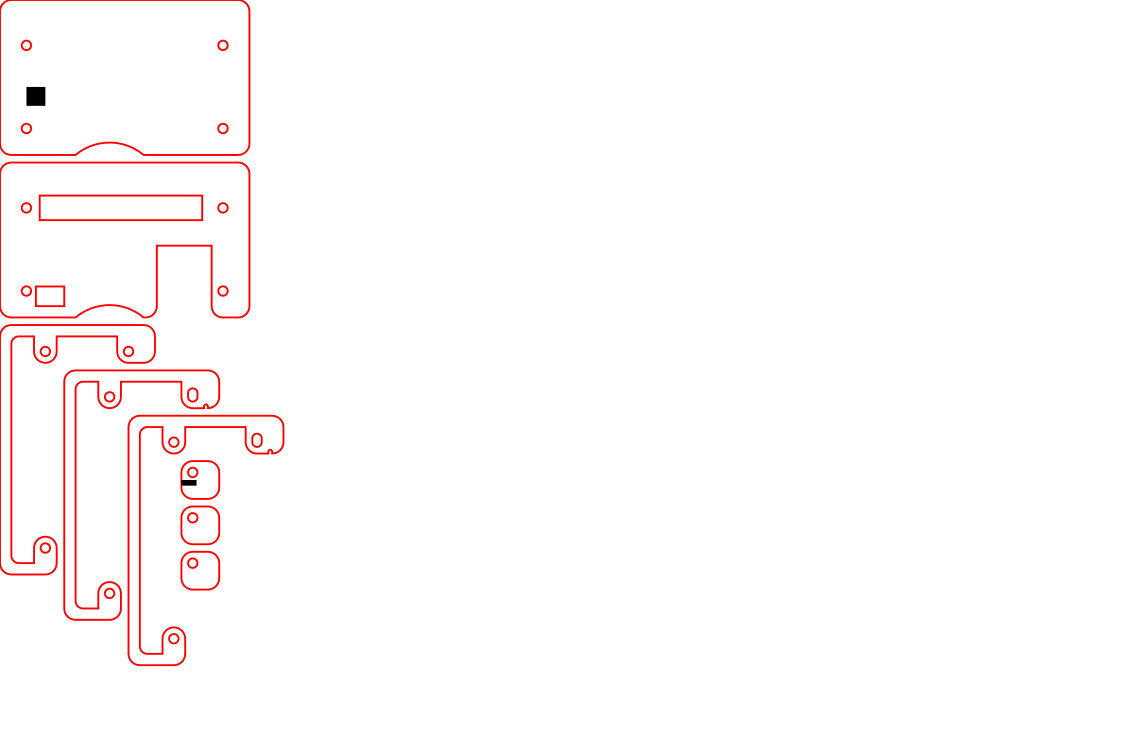

Write the Python code that produced this figure.
from laser.util import *
from iot96 import w, h
import iot96

#
# The case for the orange pi ends up with a *lot* of customization 
# compared to a regular IoT edition case. This is a combination of
# making space to store the WiFi antenna inside the case, accommodating
# the reset button in west edge, cutouts for the tall components and
# wells for components that otherwise interfere with the casing.
#
# Note that most of the customization could be avoided by having the
# case honour the height limits in the spec but that would result in
# a case nearly as wide as it is tall and we can do better than that!
#

def base(d, r=5):
	g = d.g()

	t = d.turtle(('M', 0, r), **cut)
	t.arc(90, r)
	t.forward(w)
	t.arc(90, r)
	t.forward(h+5) # Add an extra 5mm to house the WiFi antenna
	t.arc(90, r)
	t.forward(w-(26+9))
	t.arcto(18, 14, large_arc=False, angle_dir='-')
	t.forward(26-9)
	t.arc(90, r)
	g.add(t.close())

	g.add(translate(iot96.drill_holes(d, r), 0, 5))

	# Create a well to accommodate a large inductor on the underside
	# of the board
	g.add(d.rect((4+r, 20+r), (5, 5), **raster))

	return g

def top(d, r=5):
	g = d.g()

	t = d.turtle(('M', 0, r), **cut)
	t.arc(90, r)
	t.forward(w)
	t.arc(90, r)
	t.forward(h+5) # Add an extra 5mm to house the WiFi antenna
	t.arc(90, r)

	# Bottom edge
	t.forward(7-r)# 7-r
	t.arc(90, r)	# 7 
	t.forward(16)
	t.left(90)
	t.forward(14.5)   # 7+14.5
	t.left(90)
	t.forward(16)
	t.arc(90, r)    # 7+14.5+r
	# thumb dimple centre point is at 26 (so 26+-9 is coordinate)
	t.forward(w - (26+9) - (7+14.5+r))
	t.arcto(18, 14, large_arc=False, angle_dir='-')
	t.forward(26-9)
	t.arc(90, r)
	g.add(t.close())

	g.add(translate(iot96.low_speed_connector(d, r), 0, 5))
	g.add(translate(iot96.drill_holes(d, r), 0, 5))
	g.add(translate(d.rect((6.5, 24.8), (7.5, 5.2), **cut), r, r+5))

	return g


def pillar(d, r=5, resister_well=False):
	hole_support = 3

	g = d.g()

	t = d.turtle(('M', r, r+4+hole_support), **cut)
	t.left(90)
	t.arc(90, r)
	t.forward(4+hole_support-r)
	t.arc(90, r)
	t.forward(4+hole_support-r)
	t.arc(90, hole_support)
	t.forward(4+hole_support-r)
	t.arc(90, r)
	g.add(t.close())
	
	if resister_well:
		g.add(d.rect((2*r, r+2-1.5), (4, 1.5), **raster))

	g.add(d.circle((r+4, r+4), 2.5/2, **cut))

	return g

def side(d, r=5, side_switch=False):
	hole_support = 3

	g = d.g()

	t = d.turtle(('M', 0, r), **cut)
	t.arc(90, r)
	t.forward(w) # top
	t.arc(90, r)
	t.forward(h+5) # right side
	t.arc(90, r)
	t.forward(4+hole_support-r) # bottom edge
	t.arc(90, r)
	if side_switch:
		# We need a small notch to avoid the switch actuating part of the side
		# panel from getting stuck on the USB housing.
		t.right(90)
		t.forward(0.5)
		t.arc(-180, 0.5)
		t.forward(0.5)
		t.right(90)
		t.forward(3)
	else:
		t.forward(4)
	t.arc(90, hole_support)
	t.forward(4)
	t.move(-90, h - 8 - 2*hole_support) # inner right side
	t.move(-90, 4)
	t.arc(180, hole_support)
	#t.forward(4)
	#t.right(90)
	t.forward(4)
	t.left(90)
	t.forward(5-2+4-hole_support)
	#t.left(90)
	t.arc(-90, 2)
	t.forward(r+4-2)
	t.right(90)
	t.move(-90, w - 8 - 2*hole_support) # inner top

	# antenna notch
	t.forward(r+4-2)
	t.arc(-90, 2)
	t.forward(5-2+4-hole_support)
	t.left(90)
	t.forward(4)
	t.arc(180, hole_support)

	t.forward(4+hole_support-r)
	t.arc(90, r)
	g.add(t.close())

	g.add(d.circle((r+4, r+4+5), 2.5/2, **cut))
	g.add(d.circle((r+56, r+4+5), 2.5/2, **cut))
	if side_switch:
		g.add(d.rect((r+56-1.25, r+26+5-1.25), (3.5, 2.5), 1.25, 1.25, **cut))
	else:
		g.add(d.circle((r+56, r+26+5), 2.5/2, **cut))

	return g

if __name__ == "__main__":
	d = panel('iot96_orangepi.svg', 300, 200)

	d.add(base(d, 3))
	d.add(translate(top(d, 3), 0, 43))

	d.add(rotate(translate(side(d, 3), 0, 86+66), -90))
	d.add(rotate(translate(side(d, 3, side_switch=True), 0+17, 86+66+12), -90))
	d.add(rotate(translate(side(d, 3, side_switch=True), 0+34, 86+66+24), -90))
	d.add(rotate(translate(pillar(d, 3, resister_well=True), 0+51+7, 86+36+10), -180))
	d.add(rotate(translate(pillar(d, 3), 0+51+7, 86+36+10+12), -180))
	d.add(rotate(translate(pillar(d, 3), 0+51+7, 86+36+10+24), -180))

	d.save()
